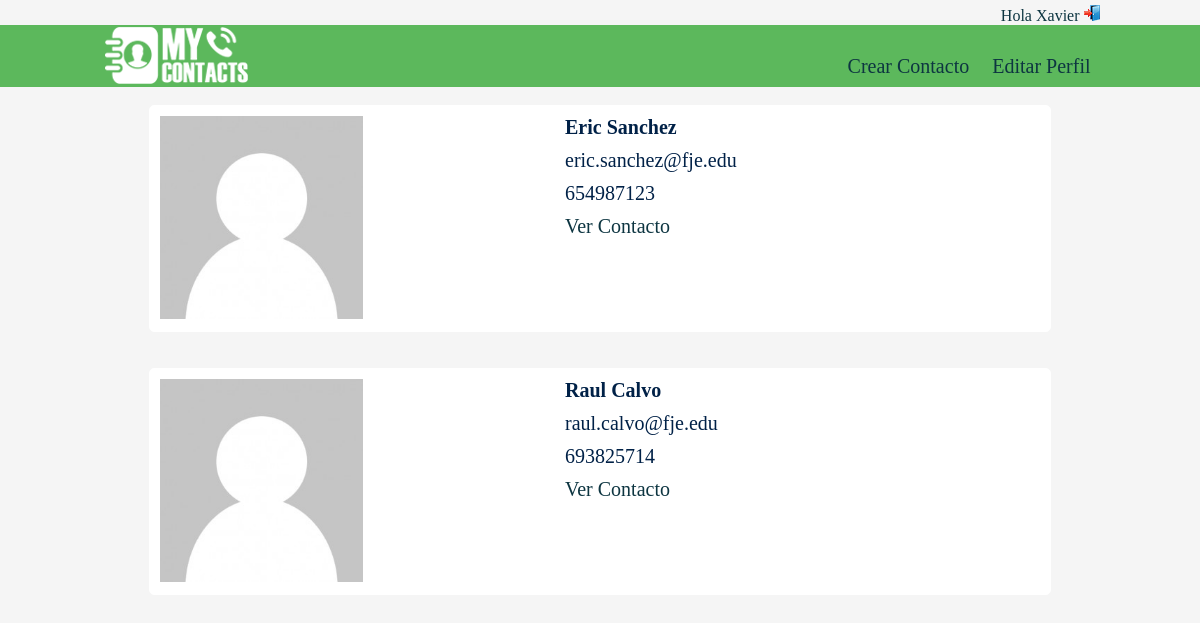
The app's page /principal.php (signed in) with its own data.
### tables this page shows
CREATE TABLE IF NOT EXISTS `tbl_contactos` (
`id_contacto` int(11) NOT NULL,
  `nombre_cont` varchar(20) NOT NULL,
  `apellido_cont` varchar(35) NOT NULL,
  `mail_cont` varchar(50) NOT NULL,
  `tel_cont` int(9) NOT NULL,
  `mobil_cont` int(9) NOT NULL,
  `dir_cont` text NOT NULL,
  `latitud` int(11) NOT NULL,
  `longitud` int(11) NOT NULL,
  `id_ubicacion` int(11) NOT NULL,
  `id_usuario` int(11) NOT NULL,
  `id_tipo_cont` int(11) NOT NULL
);

### principal.php (the view, shortened to what this page needs)
<?php
  include("conexion.proc.php");
$sql_contactos = "SELECT * FROM tbl_contactos WHERE $_SESSION[id] = id_usuario";
?>
<!DOCTYPE html>
<html>
  <head>
      <link rel="stylesheet" type="text/css" href="css/estilo.css" media="screen" />
      <link rel="stylesheet" href="https://maxcdn.bootstrapcdn.com/font-awesome/4.4.0/css/font-awesome.min.css">
  </head>
    <body>
<a name="top">
      <div id="barraNegra">
        <div id="barraLogin">
          <ul id="listaLogin">
            <li id="identificate">Hola <?php echo $_SESSION['nombre']?> </li>
            <li><a href="salir.php"><img src="img/exit.png" alt="Salir" title="Salir" /></a></li>
          </ul>
        </div>
      </div>
      <header>
        <section id="cabecera">
          <figure>
            <a href="principal.php"><img src="img/logoMyContacts.png"/></a>
          </figure>
          <nav>
            <ul>
              <a href='crearcontacto.php'><li>Crear Contacto</li></a>
              <a href='modificarperfil.php'><li>Editar Perfil</li></a>
            </ul>
          </nav>
        </section>
      </header>
      <main>
          <section id="centro">
            <?php
              $datos = mysqli_query($con,$sql_contactos);
              if(mysqli_num_rows($datos)!=0){
                while ($mostrar = mysqli_fetch_array($datos)) {
            ?>
             <div id="divMaterial"><br/>
                <form id="formMaterial" action="php/reservar.php" method="get">
                  <div id="formQuery">
                    <div id="formQueryFoto">
                      <p><img class ="fotoMini" src="img/contactos/avatar.png" alt="" title"" /></p>
                    </div>
                    <div id="formQueryTexto">
                      <p id="formTituloMaterial"><?php echo utf8_encode($mostrar['nombre_cont']);?> <?php echo utf8_encode($mostrar['apellido_cont']); ?><p>
                      <p><?php echo utf8_encode($mostrar['mail_cont']); ?><p>
                      <p><?php echo utf8_encode($mostrar['mobil_cont']); ?><p>
                      <p><a href='contacto.php' <?php $_SESSION['id_contacto']='id_contacto'?>>Ver Contacto</a><p>
                    </div>
                  </div><br/>
                </form>
              </div><br/>
            <?php
              }
              }else{
                echo "No hay datos";
              }
            ?>
          </section>
        </main>
    </body>
</html>

### css/estilo.css (style rules this page uses)
* { margin: 0; padding: 0; }
body { background-color: #f5f5f5; }
a { text-decoration: none; color: #0d3541; }
#barraNegra { background-color: #f5f5f5; width: 100%; height: 25px; min-width: 999px; }
#barraLogin { margin: 0 auto; position: relative; width: 999px; }
#listaLogin { float: right; padding-top: 5px; text-decoration: none; }
#listaLogin li { display: inline; color: #0d3541; }
#listaLogin li a { color: #0d3541; text-decoration: none; }
header { text-align: center; background-color: #5cb85c; width: 100%; height: 62px; position: relative; }
section { position: relative; margin: 0 auto; width: 999px; height: 62px; background-color: #5cb85c; }
figure { position: relative; float: left; width: 25%; height: 62px; }
figure img { position: relative; float: left; }
nav { position: relative; float: right; width: 75%; height: 62px; }
nav ul { color: white; text-align: right; text-decoration: none; padding-top: 30px; font-size: 20px; }
nav ul li { display: inline; text-align: right; padding-right: 9px; padding-left: 9px; }
main { margin: 0 auto; width: 100%; height: 500px; }
#centro { background-color: #f5f5f5; background-repeat: no-repeat; background-position: center center; width: 100%; height: 500px; margin: 0 auto; }
form p { color: white; font-size: 20px; margin-bottom: 10px; }
#divMaterial { margin: 0 auto; width: 999px; }
#formMaterial { background-color: white; width: 900px; height: 225px; margin: 0 auto; border: 1px solid white; border-radius: 5px; }
#formQuery { padding: 10px; width: 90%; height: 200px; }
.fotoMini { width: 50%; }
#formQueryFoto { float: left; width: 50%; }
#formQueryTexto { float: left; width: 50% }
#formQueryTexto p { color: #002147; }
#formTituloMaterial { font-weight: bold; }

### records on screen
tbl_contactos: nombre_cont "Eric", apellido_cont "Sanchez", mail_cont "eric.sanchez@fje.edu", mobil_cont "654987123"
tbl_contactos: nombre_cont "Raul", apellido_cont "Calvo", mail_cont "raul.calvo@fje.edu", mobil_cont "693825714"

### other values on screen
$_SESSION['nombre'] "Xavier"
